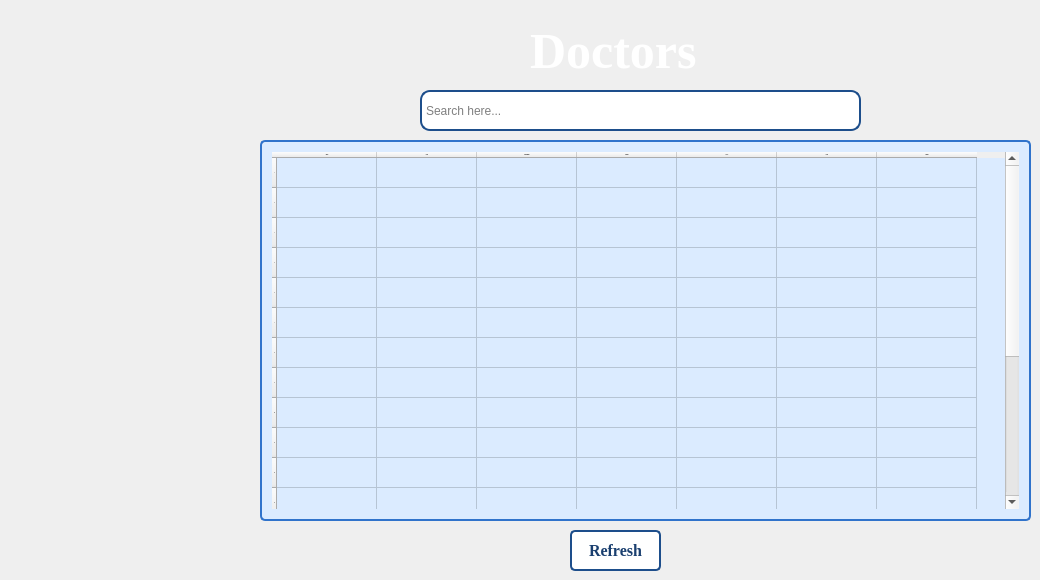
   <widget class="QWidget" name="tab">
    <attribute name="title">
     <string>Doctors</string>
    </attribute>
    <widget class="QTableWidget" name="tableWidget_5">
     <property name="geometry">
      <rect>
       <x>260</x>
       <y>140</y>
       <width>771</width>
       <height>381</height>
      </rect>
     </property>
     <property name="font">
      <font>
       <family>Times New Roman</family>
       <pointsize>-1</pointsize>
       <bold>true</bold>
      </font>
     </property>
     <property name="styleSheet">
      <string notr="true">QTableWidget
{
background-color: rgb(219, 235, 255); 
font-color: rgb(21, 50, 88); 
border: 2px solid rgb(48, 115, 203);
border-radius: 5px; 
padding: 10px 10px; 
font-size: 16px;
font-weight: bold;
cursor: pointer; 
}
QTableWidget:pressed 
{
background-color: rgb(45, 108, 190); 
font-color: rgb(255, 255, 255);
box-shadow: 2px 4px rgb(7, 17, 30); 
}
</string>
     </property>
     <row>
      <property name="text">
       <string>1</string>
      </property>
     </row>
     <row>
      <property name="text">
       <string>2</string>
      </property>
     </row>
     <row>
      <property name="text">
       <string>3</string>
      </property>
     </row>
     <row>
      <property name="text">
       <string>4</string>
      </property>
     </row>
     <row>
      <property name="text">
       <string>5</string>
      </property>
     </row>
     <row>
      <property name="text">
       <string>7</string>
      </property>
     </row>
     <row>
      <property name="text">
       <string>8</string>
      </property>
     </row>
     <row>
      <property name="text">
       <string>9</string>
      </property>
     </row>
     <row>
      <property name="text">
       <string>10</string>
      </property>
     </row>
     <row>
      <property name="text">
       <string>11</string>
      </property>
     </row>
     <row>
      <property name="text">
       <string>12</string>
      </property>
     </row>
     <row>
      <property name="text">
       <string>13</string>
      </property>
     </row>
     <row>
      <property name="text">
       <string>14</string>
      </property>
     </row>
     <row>
      <property name="text">
       <string>15</string>
      </property>
     </row>
     <row>
      <property name="text">
       <string>16</string>
      </property>
     </row>
     <row>
      <property name="text">
       <string>17</string>
      </property>
     </row>
     <row>
      <property name="text">
       <string>18</string>
      </property>
     </row>
     <row>
      <property name="text">
       <string>19</string>
      </property>
     </row>
     <row>
      <property name="text">
       <string>20</string>
      </property>
     </row>
     <column>
      <property name="text">
       <string>Name</string>
      </property>
     </column>
     <column>
      <property name="text">
       <string>Code</string>
      </property>
     </column>
     <column>
      <property name="text">
       <string>Department</string>
      </property>
     </column>
     <column>
      <property name="text">
       <string>Gender</string>
      </property>
     </column>
     <column>
      <property name="text">
       <string>CNIC</string>
      </property>
     </column>
     <column>
      <property name="text">
       <string>DOB</string>
      </property>
     </column>
     <column>
      <property name="text">
       <string>Contact</string>
      </property>
     </column>
    </widget>
    <widget class="QLabel" name="label_11">
     <property name="geometry">
      <rect>
       <x>530</x>
       <y>30</y>
       <width>221</width>
       <height>41</height>
      </rect>
     </property>
     <property name="font">
      <font>
       <family>Georgia</family>
       <pointsize>-1</pointsize>
       <bold>true</bold>
      </font>
     </property>
     <property name="styleSheet">
      <string notr="true">QLabel {
color: rgb(255, 255, 255);
font-size: 50px; 
font-weight: bold;
}

QLabel {
text-shadow: 2px rgb(12, 29, 52); 
}
</string>
     </property>
     <property name="text">
      <string>Doctors</string>
     </property>
    </widget>
    <widget class="QLineEdit" name="lineEdit_3">
     <property name="geometry">
      <rect>
       <x>420</x>
       <y>90</y>
       <width>441</width>
       <height>41</height>
      </rect>
     </property>
     <property name="styleSheet">
      <string notr="true">QLineEdit {
    background-color: rgb(255, 255, 255); 
    border: 2px solid rgb(29, 78, 139); 
    border-radius: 10px; 
    padding: 2px; 
    font-size: 14 px; 
    color: rgb(0, 0, 0); 
}

QLineEdit:hover {
    background-color:rgb(219, 235, 255);
}

</string>
     </property>
     <property name="text">
      <string/>
     </property>
     <property name="placeholderText">
      <string>Search here...</string>
     </property>
    </widget>
    <widget class="QPushButton" name="pushButton_4">
     <property name="geometry">
      <rect>
       <x>570</x>
       <y>530</y>
       <width>91</width>
       <height>41</height>
      </rect>
     </property>
     <property name="font">
      <font>
       <family>Times New Roman</family>
       <pointsize>-1</pointsize>
       <bold>true</bold>
      </font>
     </property>
     <property name="styleSheet">
      <string notr="true">QPushButton 
{
background-color: rgb(255, 255, 255); 
color: rgb(26, 63, 111); 
border: 2px solid rgb(29, 78, 139);
border-radius: 5px; 
padding: 10px 10px; 
font-size: 16px;
font-weight: bold;
cursor: pointer; 
transition: background-color 0.3s ease, box-shadow 0.3s ease;
}
QPushButton:hover 
{
background-color: rgb(219, 235, 255); 
box-shadow: 0 4px 8px rgba(0, 0, 0, 0.1); 
}
QPushButton:pressed 
{
background-color: rgb(45, 108, 190); 
color: rgb(255, 255, 255);
box-shadow: 0 2px 4px rgba(0, 0, 0, 0.1); 
}
</string>
     </property>
     <property name="text">
      <string>Refresh</string>
     </property>
    </widget>
   </widget>
